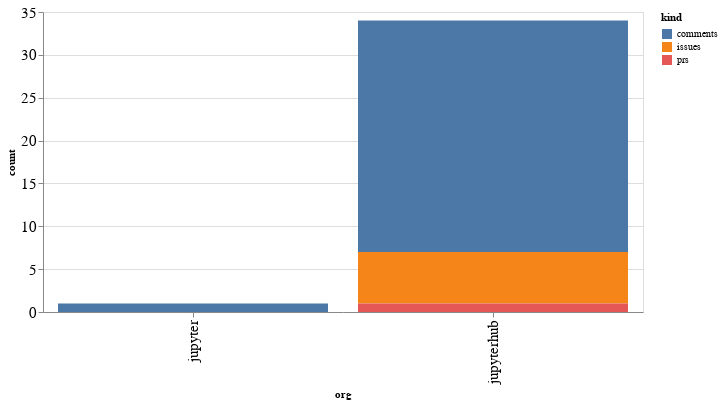

The cell this chart's notebook holds for it:
### Code cell
alt.Chart(org_summaries, width=600).mark_bar().encode(
    x='org',
    y='count',
    color='kind',
    tooltip="org"
)

### Figure 1 — Vega-Lite specification as saved in the notebook (floating-point values rounded to 4 significant figures)
{"config": {"axisLeft": {"labelFontSize": 15}, "axisBottom": {"labelFontSize": 15}}, "data": {"name": "data-a64b3ac7734254c02ecd0b1532be8aef"}, "mark": "bar", "encoding": {"color": {"type": "nominal", "field": "kind"}, "tooltip": {"type": "nominal", "field": "org"}, "x": {"type": "nominal", "field": "org"}, "y": {"type": "quantitative", "field": "count"}}, "width": 600, "$schema": "https://vega.github.io/schema/vega-lite/v4.8.1.json", "datasets": {"data-a64b3ac7734254c02ecd0b1532be8aef": [{"org": "jupyter", "kind": "comments", "count": 1}, {"org": "jupyterhub", "kind": "comments", "count": 27}, {"org": "jupyterhub", "kind": "issues", "count": 6}, {"org": "jupyterhub", "kind": "prs", "count": 1}]}}
